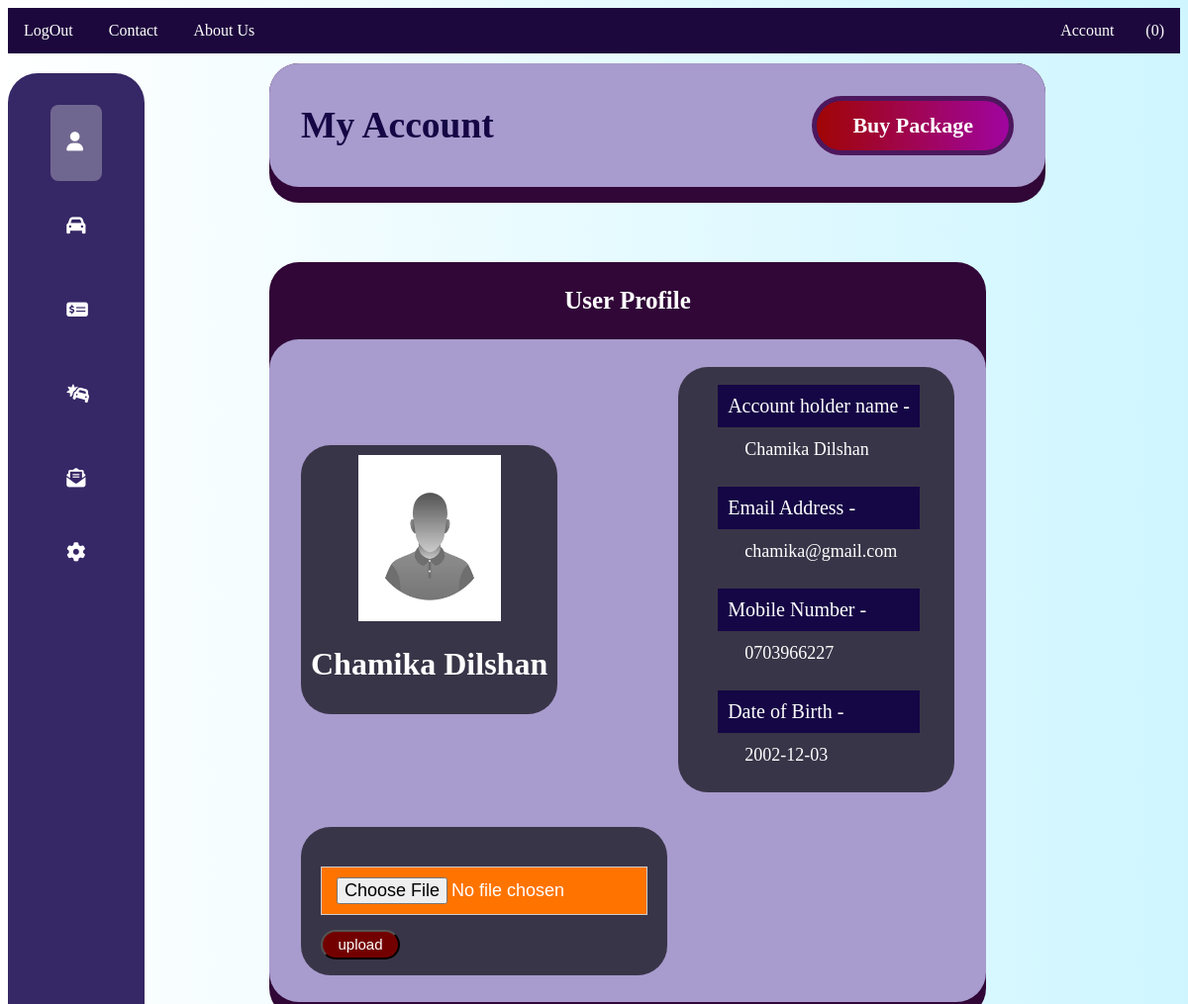
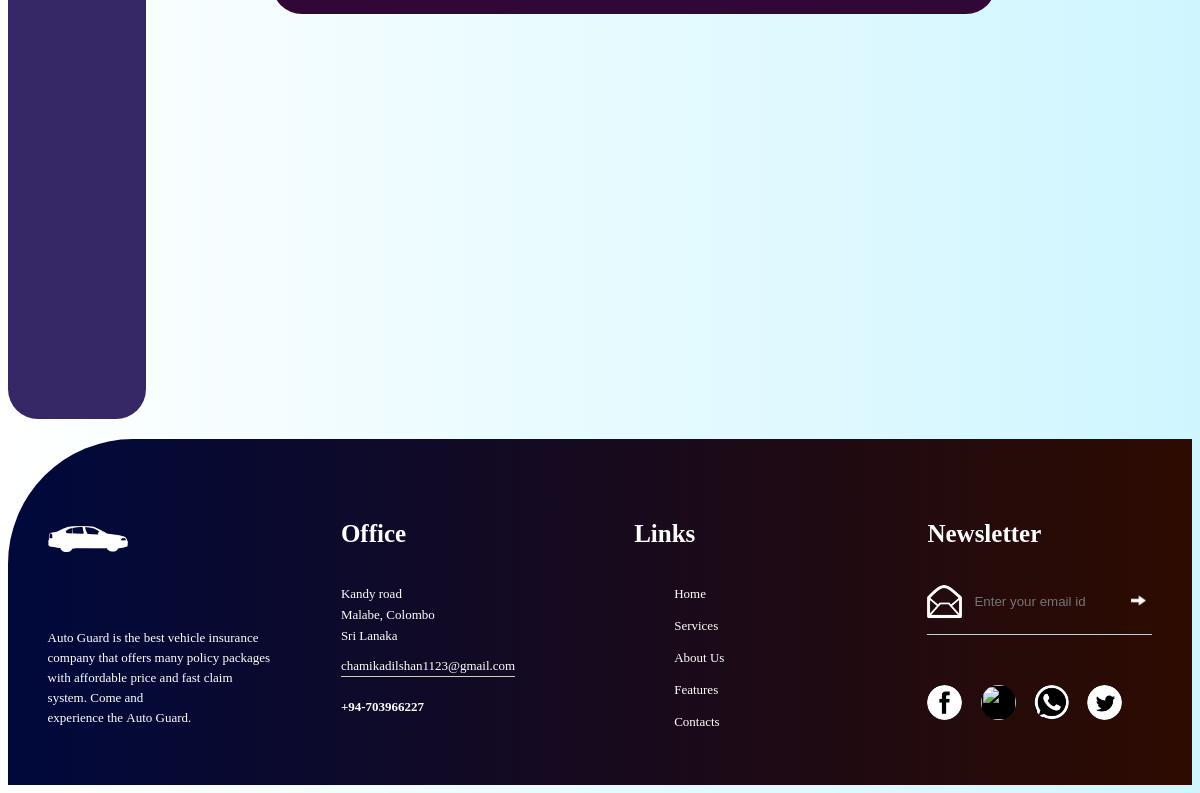
Page /account.php?e=chamika@gmail.com on the committed database (2 pictures, top to bottom).
### tables this page shows
CREATE TABLE `customer` (
  `Email` varchar(50) NOT NULL CHECK (`Email` like '%_@_%._%'),
  `Mobile` int(11) DEFAULT NULL,
  `Password` varchar(50) DEFAULT NULL,
  `First_Name` varchar(20) DEFAULT NULL,
  `Last_name` varchar(20) DEFAULT NULL,
  `DoB` date DEFAULT NULL,
  `profile_pic` varchar(100) DEFAULT NULL
);

### account.php (the view, shortened to what this page needs)
<!DOCTYPE html>
<html>
<head>
	<link rel="stylesheet" type="text/css" href="styles/ss.css">
	<link rel="stylesheet" type="text/css" href="styles/account.css">
	<link rel="stylesheet" href="https://cdnjs.cloudflare.com/ajax/libs/font-awesome/6.4.0/css/all.min.css" />
</head>
<body>
	<?php
			$mob = "-";
    		$fname = "-";
    		$lname = "-";
    		$birth = "-";
			$e = $_SESSION["username"];
			if(is_null($e)){
				if(isset($_GET['e'])) {
				$e = $_GET['e'];
				}
			}
			include 'connect.php';
			$sql = "SELECT Email, Mobile, First_Name, Last_name, DoB FROM customer";
			$result = $conn->query($sql);
			if ($result->num_rows > 0) {
			    while($row = $result->fetch_assoc()) {
			    	if($e == $row["Email"]){
			    		$mob = $row["Mobile"];
			    		$fname = $row["First_Name"];
			    		$lname = $row["Last_name"];
			    		$birth = $row["DoB"];
			    	}
			    }
			}
		?>
	<?php include 'navigation.php'; ?>
	<div class="abc">
		<?php
			include 'sidebar.php';
		?>
		<div class="a">
			<div class="main--content">
				<div class="header--wrapper">
					<div class="header--title">
						<h2>My Account</h2>
					</div>
					<div class="header--title">
						<a class="a_btn" href="main.php"> Buy Package </a> <br>
					</div>
				</div>
			</div>
			<?php
				$PP = "-";
				$sql_propic = "SELECT profile_pic FROM customer WHERE Email = '$e' ";
				$result_propic = $conn->query($sql_propic);
				if ($result_propic->num_rows > 0) {
				    while($row_propic = $result_propic->fetch_assoc()) {
				    		$PP = $row_propic["profile_pic"];
				    }
				}
				if(is_null($PP))
				{
					$PP = 'default_propic.jpg';
				}
			?>
			<div class="main--content">
				<h3>User Profile </h3>
				<div class="details_a">
					<div class="acc_details">
						<img src="profile_pic/<?php echo $PP; ?>" class="pro_pic">
						<h1> <?php echo $fname." ".$lname; ?> </h1>
					</div>
					<div class="list_start">
						<ul>
							<li>
									<div class="account_name">Account holder name - </div>
									<div class="name_value"><?php echo $fname." ".$lname; ?></div>
							</li>
							<li>
									<div class="account_name">Email Address - </div>
									<div class="name_value"> <?php echo $e; ?> </div>
							</li>
							<li>
									<div class="account_name">Mobile Number - </div>
									<div class="name_value"><?php echo "0".$mob; ?></div>
							</li>
							<li>
									<div class="account_name">Date of Birth - </div>
									<div class="name_value"><?php echo $birth; ?></div>
							</li>
						</ul>
					</div>
					<div class="list_start user_photo">
						<form method="POST" class="photo_form" enctype="multipart/form-data">
							<input type="file" name="my_image"><br>
							<input type="submit" name="submit" class="photo_submit" value="upload">
						</form>
					</div>
				</div>
			</div>
		</div>
	</div>
	<?php include 'footer.php'; ?>
	</body>
</html>

### styles/ss.css (style rules this page uses)
body { background: linear-gradient(90deg, #FFFFFF , #CFF6FF); }
.abc { position: absolute; top: 23vw; right: 9vw; }

### styles/account.css (style rules this page uses)
.header--title { color: #150645; font-size: 25px; font-weight: bold; }
.main--content { position: relative; background: #300737 ; width: 100% padding: 1rem; border-radius: 30px; }
.header--wrapper { display: flex; justify-content: space-between; align-items: center; flex-wrap: wrap; background: #A89BCD; border-radius: 10px; padding: 10px 2rem; margin-bottom: 1rem; width: 60vw; border-radius: 30px; }
.abc { position: static; display: flex; flex-wrap: wrap; padding: 10px 0; gap: 60px; }
.a { position: absolute; display: flex; margin-left: 22vw; flex-wrap: wrap; padding: 0 0; gap: 60px; }
.details_a { display: flex; justify-content: space-between; align-items: center; flex-wrap: wrap; background: #A89BCD; border-radius: 10px; padding: 10px 2rem; margin-bottom: 1rem; width: 55vw; height: 650px; border-radius: 30px; }
.acc_details { padding: 10px; background: #393548; text-align: center; color: white; border-radius: 30px; }
.pro_pic { width: 12vw; height: 14vw; }
.list_start { background: #393548; border-radius: 30px; }
.main--content h3 { font-size: 25px; color: white; text-align: center; }
.list_start { font-size: 1.5vw; }
.account_name { margin-top: 10px; margin-bottom: 10px; background: #150645; color: white; padding: 10px; font-size: 20px; margin-right: 35px; }
.name_value { margin-left: 25px; padding: 2px; margin-bottom: 25px; color: white; font-size: 18px; margin-right: 35px; }
.list_start ul li { list-style: none; }
.a_btn { position: relative; display: inline-block; padding: 12px 36px; margin :10px 0; color: #fff; text-decoration: none; font-size: 22px; border-radius: 40px; background: linear-gradient(90deg, #A00505 , #A005A0); border: 5px solid #4D175D; }
.user_photo { height: 150px; width: 370px; }
.photo_form { margin-top: 20px; margin-bottom: 50px; padding: 20px 20px 20px 20px; }
input[type=file] { width: 100%; padding: 10px 15px; display: inline-block; border: 1px solid #ccc; box-sizing: border-box; background: #FF7400; color: white; font-size: 18px; cursor: pointer; }
.photo_submit { margin-top: 15px; height: 30px; width: 80px; background: #730000; font-size: 15px; color: white; cursor: pointer; border-radius: 20px; }

### rows in the picture
customer: First_Name "Chamika", Last_name "Dilshan", Mobile "703966227", DoB "2002-12-03"

### other values in the picture
$e "chamika@gmail.com"
